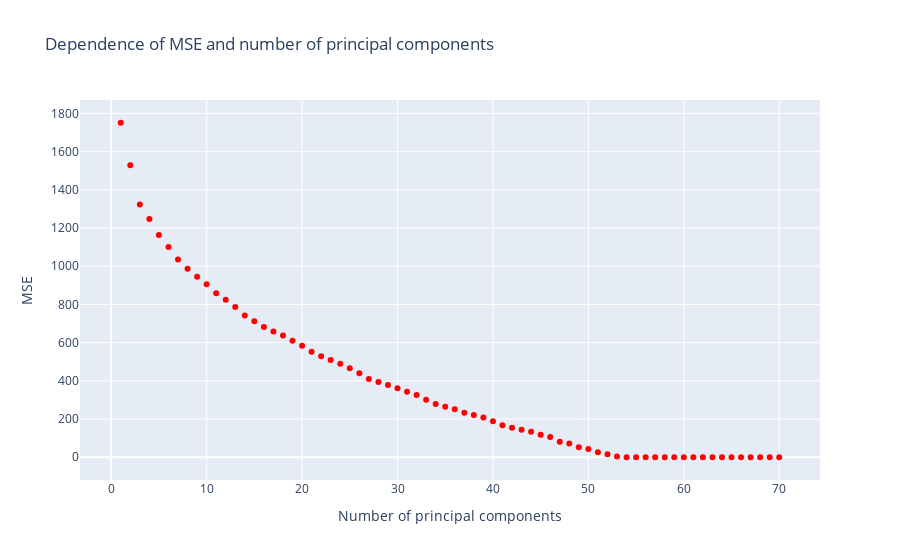

The cell this chart's notebook holds for it:
### Markdown cell above
Now, let's visualize how MSE changes depending on number of principal components.

### Code cell
trace = go.Scatter(x = losage[:, 0], y = losage[:, 1], mode='markers', marker=dict(color='red'))
fig = go.Figure(trace)
fig.update_layout(title="Dependence of MSE and number of principal components",
                  xaxis_title="Number of principal components",
                  yaxis_title="MSE")
fig.show()

### Figure 1 — Plotly figure (JSON) as saved in the notebook; plotly's stock layout.template omitted (floating-point values rounded to 4 significant figures)
{"data": [{"marker": {"color": "red"}, "mode": "markers", "type": "scatter", "x": [1, 2, 3, 4, 5, 6, 7, 8, 9, 10, 11, 12, 13, 14, 15, 16, 17, 18, 19, 20, 21, 22, 23, 24, 25, 26, 27, 28, 29, 30, 31, 32, 33, 34, 35, 36, 37, 38, 39, 40, 41, 42, 43, 44, 45, 46, 47, 48, 49, 50, 51, 52, 53, 54, 55, 56, 57, 58, 59, 60, 61, 62, 63, 64, 65, 66, 67, 68, 69, 70], "y": [1751.0, 1529.0, 1323.0, 1247.0, 1163.0, 1100.0, 1036.0, 987.1, 945.5, 905.3, 859.0, 824.1, 786.8, 742.1, 712.0, 682.5, 658.2, 636.9, 609.8, 583.2, 552.6, 529.2, 509.6, 489.3, 465.7, 439.7, 410.2, 394.1, 378.4, 361.5, 343.1, 326.1, 301.6, 279.0, 265.0, 251.1, 233.3, 220.8, 208.2, 188.3, 168.0, 154.4, 144.6, 134.0, 117.4, 105.9, 81.24, 72.31, 52.97, 43.45, 25.99, 15.5, 3.677, 0.157, 0.1035, 0.07575, 0.05769, 0.04243, 0.02814, 0.01134, 1.482e-24, 1.475e-24, 1.467e-24, 1.399e-24, 1.397e-24, 1.166e-24, 1.16e-24, 5.903e-25, 5.733e-25, 4.822e-27]}], "layout": {"title": {"text": "Dependence of MSE and number of principal components"}, "xaxis": {"title": {"text": "Number of principal components"}}, "yaxis": {"title": {"text": "MSE"}}}}
